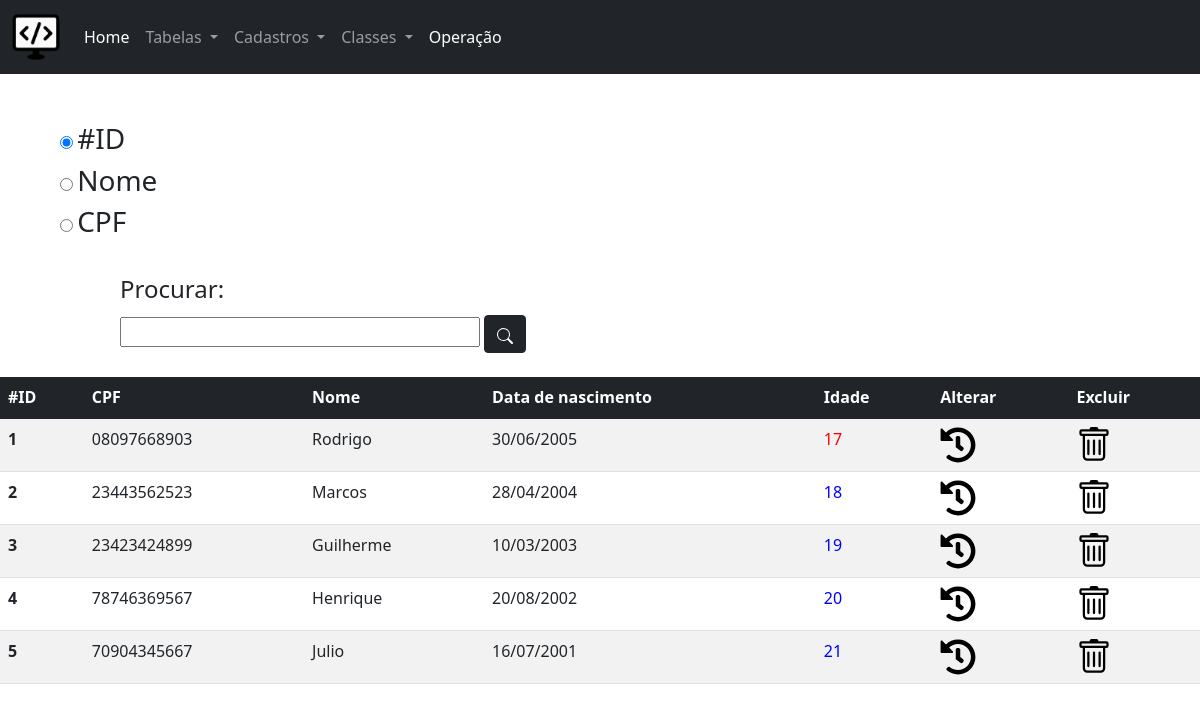
The app's page /php/tabelaPessoaFisica.php with its own data.
### tables this page shows
CREATE TABLE IF NOT EXISTS `pessoa_fisica` (
  `pf_id` INT NOT NULL AUTO_INCREMENT,
  `pf_cpf` VARCHAR(45) NULL,
  `pf_nome` VARCHAR(250) NULL,
  `pf_dt_nascimento` VARCHAR(45) NULL,
  PRIMARY KEY (`pf_id`));

### php/tabelaPessoaFisica.php (the view, shortened to what this page needs)
<!DOCTYPE html>
<?php
   $busca = isset($_POST["busca"]) ? $_POST["busca"] : "pf_id";
   $procurar = isset($_POST["procurar"]) ? $_POST["procurar"] : "";
?>
<html>
<head>
    <link href="../bootstrap/css/bootstrap.min.css" rel="stylesheet">
</head>
<body class="">
    <?php include_once "menu.php"; ?>
    <form method="post" style="padding-left: 5vw; padding-right: 5vw;">
        <input type="radio" id="pf_id" name="busca" value="pf_id" <?php if($busca == "pf_id"){echo "checked";}?>>
        <label for="huey"><h3>#ID</h3></label>
        <br>
        <input type="radio" id="pf_nome" name="busca" value="pf_nome" <?php if($busca == "pf_nome"){echo "checked";}?>>
        <label for="huey"><h3>Nome</h3></label>
        <br>
        <input type="radio" id="pf_cpf" name="busca" value="pf_cpf" <?php if($busca == "pf_cpf"){echo "checked";}?>>
        <label for="huey"><h3>CPF</h3></label>
        <br><br>
        <div class="" style="padding-left: 5vw;">
            <legend>Procurar: </legend>
            <input type="text" style="width: 30vw;" name="procurar" id="procurar" value="<?php echo $procurar;?>">
            <button type="submit" class="btn btn-dark" name="acao" id="acao">
            </button>
            <br><br>
        </div>
    </form>
    <div class="">
        <table class="table table-striped" style="background-color: #FFF;">
            <thead>
                <tr class="table-dark">
                    <th scope="col">#ID</th>
                    <th scope="col">CPF</th>
                    <th scope="col">Nome</th>
                    <th scope="col">Data de nascimento</th>
                    <th scope="col">Idade</th>
                    <th scope="col">Alterar</th>
                    <th scope="col">Excluir</th>
                </tr>
            </thead>
            <tbody>
            <?php
                $type = "LIKE";
                $procurar = "'%". trim($procurar) ."%'";
                $pdo = Conexao::getInstance();
                $consulta = $pdo->query("SELECT * FROM pessoa_fisica
                                        WHERE $busca $type $procurar
                                        ORDER BY $busca");
                while ($linha = $consulta->fetch(PDO::FETCH_ASSOC)) {
                $hoje = date("Y");
                $nascimento = date("Y", strtotime($linha['pf_dt_nascimento']));
                $idade = $hoje - $nascimento;
            ?>
                <tr>
                    <th scope="row"><?php echo $linha['pf_id'];?></th>
                    <td scope="row"><?php echo $linha['pf_cpf'];?></td>
                    <td scope="row"><?php echo $linha['pf_nome'];?></td>
                    <td><?php echo date("d/m/Y", strtotime($linha['pf_dt_nascimento']));?></td>
                    <td style="color: <?php if($idade >=18){echo "blue";}else{echo "red";}?>;"><?php echo $idade;?></td>
                    <td scope="row"><a href="cadPessoaFisica.php?id=<?php echo $linha['pf_id'];?>&comando=update"><img src="../img/history-solid.svg" style="width: 3vw;"></a></td>
                    <td><a onclick="return confirm('Deseja mesmo excluir?')" href="acao.php?id=<?php echo $linha['pf_id'];?>&seletor=PessoaFisica&comando=deletar"><img src="../img/trash.svg" style="width: 3vw;"></a></td>
                </tr>
            <?php } ?>
            </tbody>
        </table>
    </div>
</body>
</html>

### records on screen
pessoa_fisica: pf_id "1", pf_cpf "08097668903", pf_nome "Rodrigo", pf_dt_nascimento "30/06/2005"
pessoa_fisica: pf_id "2", pf_cpf "23443562523", pf_nome "Marcos", pf_dt_nascimento "28/04/2004"
pessoa_fisica: pf_id "3", pf_cpf "23423424899", pf_nome "Guilherme", pf_dt_nascimento "10/03/2003"
pessoa_fisica: pf_id "4", pf_cpf "78746369567", pf_nome "Henrique", pf_dt_nascimento "20/08/2002"
pessoa_fisica: pf_id "5", pf_cpf "70904345667", pf_nome "Julio", pf_dt_nascimento "16/07/2001"
